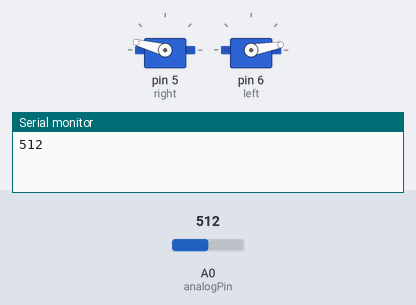
The sketch below on a simulated Arduino Uno, built with avr-gcc and run on an emulated ATmega328P. Shown: 2 × servo, the last lines printed to the serial monitor. The test bench sets the inputs (shaded band); at power-on: A0 (analogPin) = 512. Random numbers use the default seed unless the sketch sets one.

Above: at 1.2 s.
1.3 s: A0 (analogPin) set to 108
At 2.7 s:
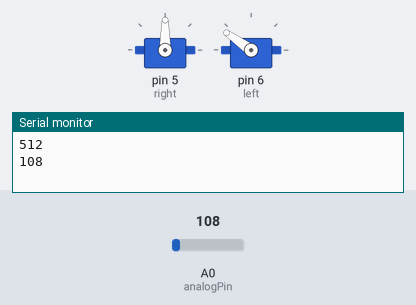
8.9 s: A0 (analogPin) set to 93
10.4 s: A0 (analogPin) set to 110
At 10.8 s:
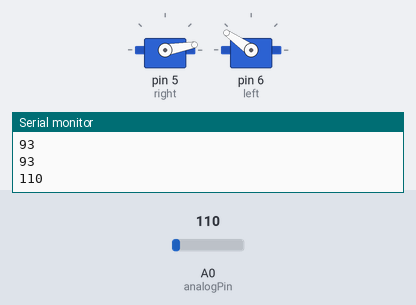
At 14.4 s:
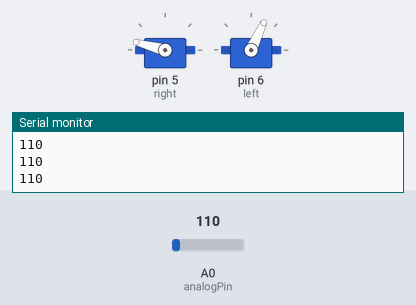
Timing chart, 0 to 20.7 s (numbered marks = the images above; inputs shaded):
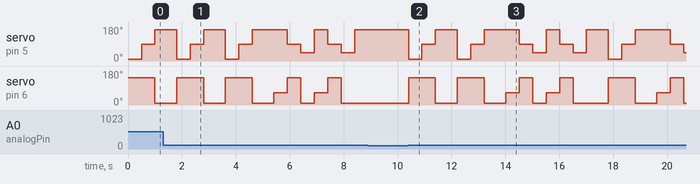

Measured:
- after the input at 10.4 s, servo on pin 5 (right): 165° → 10° at once, → 90° 0.50 s later, → 165° 0.50 s later, → 10° 0.80 s later, … (17 changes in this stretch); servo on pin 6 (left): 10° → 145° at once, → 10° 1.0 s later, → 145° 0.80 s later, → 10° 1.0 s later, … (15 changes in this stretch)

The sketch:

semaphore.ino
```cpp
#include <Time.h>
#include <Servo.h>

Servo right;
Servo left;
char serial_read;

int sensorVal = 0;
int analogPin = 0;

//time設定で言う言葉
char set0[] = {
  'k','t','k','r','!'};
char set1[] = {
  's','l','e','e','p','!'};
char set2[] = {
  'f','u','t','u','r','e','!'};
char set3[] = {
  's','u','t','e','m','a','!'};
char set4[] = {
  'g','k','b','r','!'};
char set5[] = {
  'g','k','b','r','!'};

//センサーに反応していう言葉
char set6[] = {
  'b','y','e','b','y','e','!'};
char set7[] = {
  't','y','!'};
char set8[] = {
  'w','a','i','t','!'};

int timeMessageNumber;
int sensorMessageNumber;
char talkMassage;

void setup() {

  right.attach( 5 );
  left.attach( 6 );

  Serial.begin(9600);

//  right.write(10);
//  left.write(165);

}

void loop() {

  if(Serial.available() > 0){
    //    char alp = sentence[0];
    char monitor = Serial.read();
  }

//  if(minute()%15 == 0){
//    timeMessage();
//  }

  sensorMessage();

}

//time

void timeMessage(){

  timeMessageNumber = random(0,5);

  if(timeMessageNumber == 0){
    for(int i=0; i < sizeof(set0); ++i){
      transchar(set0[i]);
      delay(500);
    }
  }
  else if(timeMessageNumber == 1){
    for(int i=0; i < sizeof(set1); ++i){
      transchar(set1[i]);
      delay(500);
    }
  }
  else if(timeMessageNumber == 2){
    for(int i=0; i < sizeof(set2); ++i){
      transchar(set2[i]);
      delay(500);
    }
  }
  else if(timeMessageNumber == 3){
    for(int i=0; i < sizeof(set3); ++i){
      transchar(set3[i]);
      delay(500);
    }
  }
  else if(timeMessageNumber == 4){
    for(int i=0; i < sizeof(set4); ++i){
      transchar(set4[i]);
      delay(500);
    }
  }
  else if(timeMessageNumber == 5){
    for(int i=0; i < sizeof(set5); ++i){
      transchar(set5[i]);
      delay(500);
    }
  }

}

//Sensor

void sensorMessage(){

  sensorMessageNumber = random(6,8);
  sensorVal = analogRead(analogPin);
  Serial.println(sensorVal);
  if(sensorVal > 100){

    if(sensorMessageNumber == 6){
      for(int i=0; i < sizeof(set6); ++i){
        transchar(set6[i]);
        delay(500);
      }
    }
    else if(sensorMessageNumber == 7){
      for(int i=0; i < sizeof(set7); ++i){
        transchar(set7[i]);
        delay(500);
      }
    }
    else if(sensorMessageNumber == 8){
      for(int i=0; i < sizeof(set8); ++i){
        transchar(set8[i]);
        delay(500);
      }
    }

  }

  delay(300);
}


void transchar(char serial_read){

  switch (serial_read){
  case 'a':
    right.write(165);
    left.write(45);
    break;

  case 'b':
    right.write(165);
    left.write(65);
    break;

  case 'c':
    right.write(165);
    left.write(145);
    break;

  case 'd':
    right.write(165);
    left.write(165);
    break;

  case 'e':
    right.write(45);
    left.write(10);
    break;

  case 'f':
    right.write(90);
    left.write(10);
    break;

  case 'g':
    right.write(145);
    left.write(10);
    break;

  case 'h':
    right.write(165);
    left.write(10);
    break;

  case 'i':
    right.write(165);
    left.write(10);
    break;

  case 'j':
    right.write(90);
    left.write(165);
    break;

  case 'k':
    right.write(10);
    left.write(45);
    break;

  case 'l':
    right.write(45);
    left.write(45);
    break;

  case 'm':
    right.write(90);
    left.write(45);
    break;

  case 'n':
    right.write(145);
    left.write(45);
    break;

  case 'o':
    right.write(165);
    left.write(10);
    break;

  case 'p':
    right.write(10);
    left.write(90);
    break;

  case 'q':
    right.write(45);
    left.write(90);
    break;

  case 'r':
    right.write(90);
    left.write(90);
    break;

  case 's':
    right.write(145);
    left.write(90);
    break;

  case 't':
    right.write(10);
    left.write(145);
    break;

  case 'u':
    right.write(45);
    left.write(145);
    break;

  case 'v':
    right.write(145);
    left.write(165);
    break;

  case 'w':
    right.write(165);
    left.write(10);
    break;

  case 'x':
    right.write(165);
    left.write(10);
    break;

  case 'y':
    right.write(90);
    left.write(145);
    break;

  case 'z':
    right.write(165);
    left.write(10);
    break;

  default:

    right.write(165);
    left.write(10);
    break;
  }

}
```
